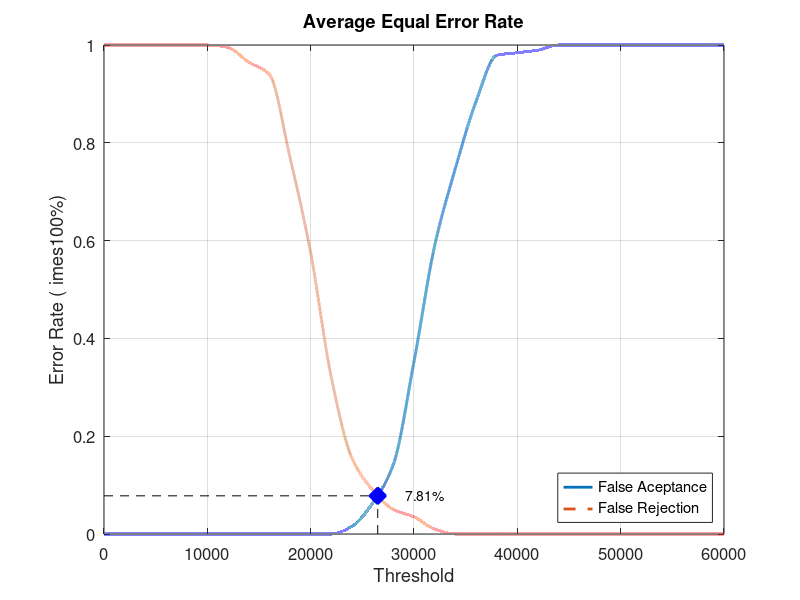
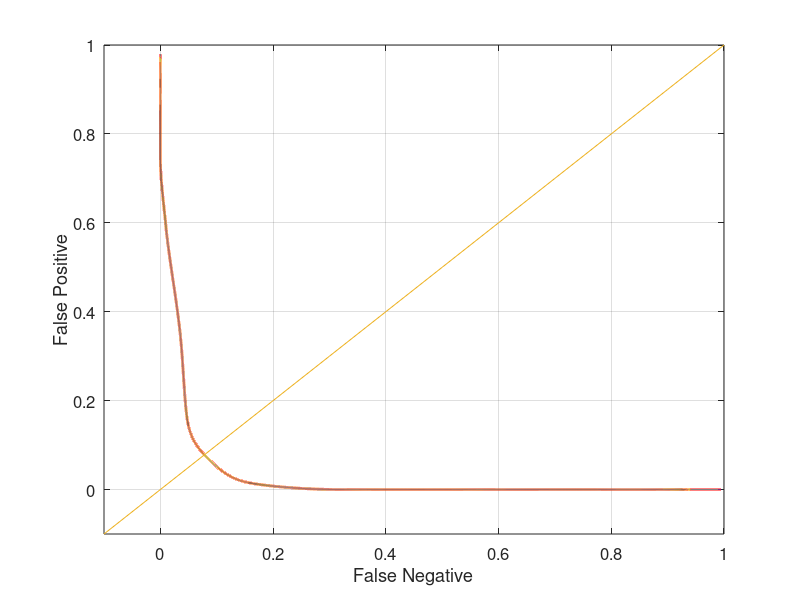

The MATLAB source for these figures, in order:
close all;
clear;
clc;
x = 0:2000:60000;
xq = 0:0.5:60000;

y0 = [0 0 0 0 0 0 0 0 0 0 0 0 0.0157895 0.0631579 0.142105 0.352632 0.589474 0.747368 0.884211 0.978947 0.984211 0.989474 1 1 1 1 1 1 1 1 1]
yy0 = interp1(x, y0, xq, 'pchip');
y1 = [1 1 1 1 1 1 0.995 0.965 0.94 0.77 0.575 0.32 0.155 0.09 0.05 0.035 0.01 0 0 0 0 0 0 0 0 0 0 0 0 0 0]
yy1 = interp1(x, y1, xq, 'pchip');

% Calculating EER: 
y2 = abs(y0 - y1);
find(y2 == min(y2))
yy2 = abs(yy0 - yy1);
xEER = find(yy2 == min(yy2));
xEERIndex = xq(xEER) % X-axis EER
yEER = yy0(xEER) % Y-axis EER

main = figure
plot(xq, yy0,'-','LineWidth', 2);	hold on
plot(xq, yy1,'--','LineWidth', 2);	hold on
plot([xEERIndex xEERIndex], [0 yEER], 'k--');	hold on
plot([0 xEERIndex], [yEER yEER], 'k--');	hold on
plot(xEERIndex, yEER, 'bx', 'LineWidth', 10);	hold on
text(xEERIndex + 10 * xEERIndex / 100, yEER, [num2str(round((10000 * yEER)) / 100) '%'])
legend('False Aceptance', 'False Rejection', 'Location', 'SouthEast')
xlabel('Threshold')
ylabel('Error Rate (	imes100%)')
title('Average Equal Error Rate')
set(gca, 'FontSize', 12)
axis([0 60000 0 1])
grid on

print(main, 'Database3_1Main', '-dpng');
FNRxFPR = figure('Color', [1 1 1]);
plot(yy1, yy0, '-', yy1, yy0, 'LineWidth', 2);
hold on
y = -0.1:0.1:1
plot(y, y); 
set(gca, 'FontSize', 12)
xlabel('False Negative')
ylabel('False Positive')
axis([-0.1 1 -0.1 1])
set(gca, 'FontSize', 12)
grid on

print(FNRxFPR, 'Database3_1FNRxFPR','-dpng');
